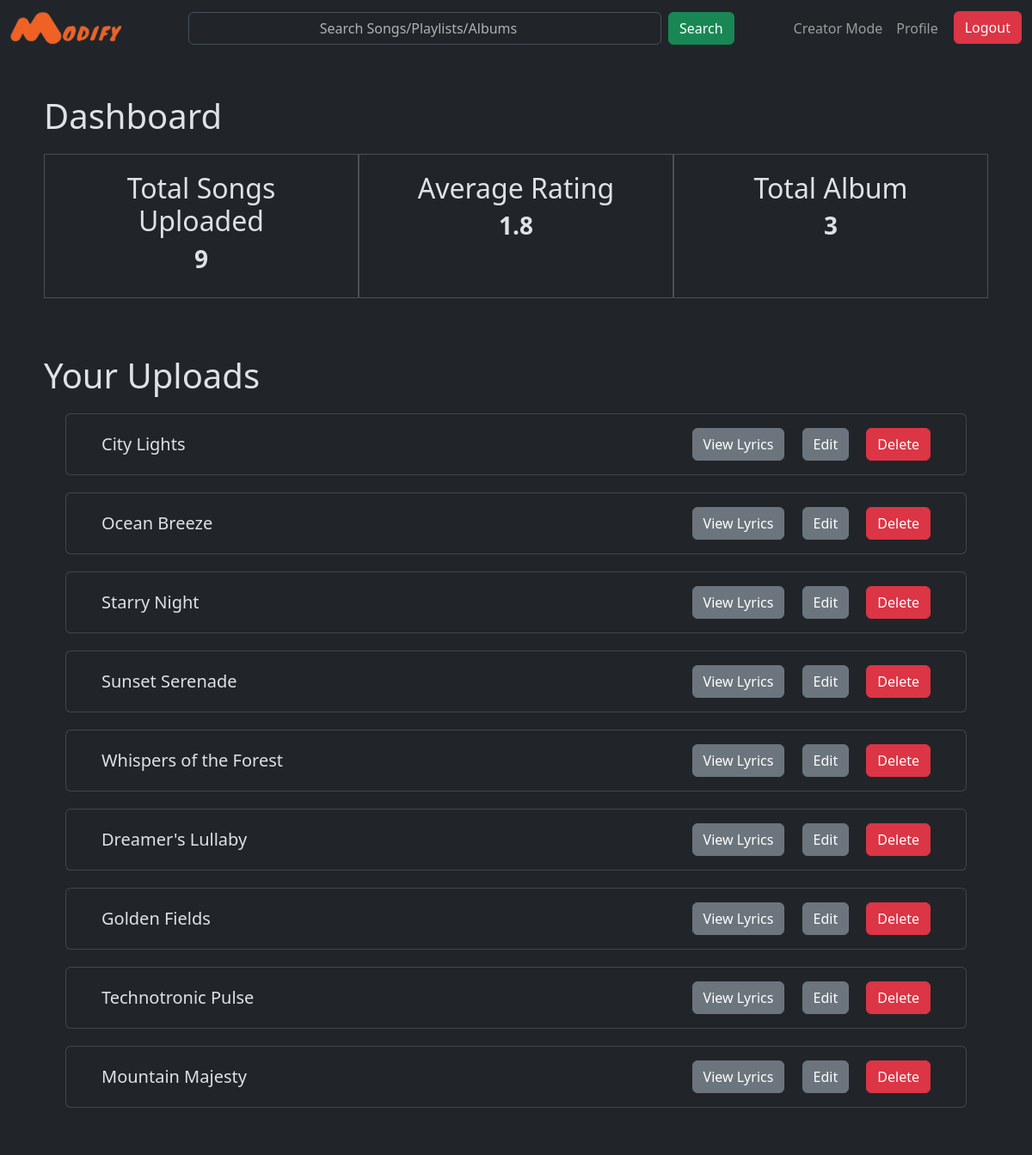
Screenshot of /creator-dashboard (signed in) with the database file from the repository.
### application/models.py (models this page shows)
class Song(db.Model):
    id = db.Column(db.Integer, primary_key=True, autoincrement=True)
    name = db.Column(db.String(120), nullable=False)
    artist = db.Column(db.String(120), nullable=False)
    duration = db.Column(db.Integer, nullable=False)
    lyrics = db.Column(db.String(120), nullable=True)
    album = db.Column(db.Integer, db.ForeignKey('album.id', name='fk_song_album'), nullable=True)
    release_date = db.Column(db.String(120), nullable=False)
    user_id = db.Column(db.Integer, db.ForeignKey('user.id', name='fk_song_user'), nullable=False)
    flagged = db.Column(db.Integer, nullable=False, default=0)
    image = db.Column(db.String(120), nullable=True)

### application/controllers.py (the view)
@app.route("/creator-dashboard", methods = ["GET"])
def creator_dashboard():
    if 'user_id' in session and session['type'] == 'creator':
        albums = Album.query.filter_by(user_id=session['user_id']).all()
        albums_count = len(albums)
        songs = Song.query.filter_by(user_id=session['user_id']).all()
        songs_count = len(songs)
        song_ids = [song.id for song in songs]
        songs_avg_ratings = []
        for id in song_ids:
            rating_sum = 0
            rating_song = RatingSong.query.filter_by(song_id=id).all()
            for rating in rating_song:
                rating_sum += rating.rating
            if len(rating_song) > 0:
                song_rating = round(rating_sum / len(rating_song), 1)
            else:
                song_rating = 0
            songs_avg_ratings.append(song_rating)
        avg_rating = 0
        if len(songs_avg_ratings) > 0:
            avg_rating = round(sum(songs_avg_ratings) / len(songs_avg_ratings), 1)
        else:
            avg_rating = 0
        return render_template("creator_dashboard.html", albums_count=albums_count, songs_count=songs_count, rating=avg_rating, songs=songs)
    else:
        return redirect(url_for('user_login'))

### templates/creator_dashboard.html (shortened to what this page needs)
{% extends "base.html" %}
{% block navbar %}
<div class="collapse navbar-collapse" id="navbarSupportedContent">
    <form class="d-flex mx-auto" action="/search-results" method="GET">
        <input class="form-control me-2 text-center" type="search" name="query" placeholder="Search Songs/Playlists/Albums" aria-label="Search" style="width: 550px;">
        <button class="btn btn-success" type="submit">Search</button>
    </form>
    <ul class="navbar-nav ms-auto mb-2 mb-lg-0">
        <li class="nav-item">
            <a class="nav-link {% if request.path == '/creator-home' %} active {% endif %}" href="/creator-account">Creator Mode</a>
        </li>
        <li class="nav-item">
            <a class="nav-link {% if request.path == '/profile' %} active {% endif %}" href="/profile">Profile</a>
        </li>
        <li class="nav-item">
            <a href="/logout" style="color: white; text-decoration: none; margin-left: 10px;"><button class="btn btn-danger btn-block">Logout</button></a>
        </li>
    </ul>
</div>
{% endblock navbar %}
{% block content %}
<div class="container-sm border border-dark" style="padding:20px; border-radius: 10px;">
    <h1>Dashboard</h1>
    <div style="display: flex; justify-content: space-between; margin-top: 20px;">
        <div class="container-sm border" style="padding:20px">
            <h2 class="text-center">Total Songs Uploaded</h2>
            <h3 class="text-center"><strong>{{ songs_count }}</strong></h3>
        </div>
        <div class="container-sm border" style="padding:20px">
            <h2 class="text-center">Average Rating</h2>
            <h3 class="text-center"><strong>{{ rating }}</strong></h3>
        </div>
        <div class="container-sm border" style="padding:20px">
            <h2 class="text-center">Total Album</h2>
            <h3 class="text-center"><strong>{{ albums_count }}</strong></h3>
        </div>
    </div>
</div>
<br>
<div class="container-sm border border-dark" style="margin-bottom:10px; padding:20px; border-radius: 10px;" >
    <h1>Your Uploads</h1>
    {% for song in songs %}
        <div class="card" style="margin-left: 25px; margin-right: 25px; margin-top: 20px;">
            <div class="card-body d-flex justify-content-between align-items-center" style="margin-left: 25px; margin-right: 25px;">
                <h5 class="card-title" style="margin: 0;">{{ song.name }}</h5>
                <div>
                    <a href="/song-details/{{ song.id }}" class="btn btn-secondary ms-3">View Lyrics</a>
                    <a href="/song-edit/{{ song.id }}" class="btn btn-secondary ms-3">Edit</a>
                    <button class="btn btn-danger ms-3" data-bs-toggle="modal" data-bs-target="#DeleteModal{{ song.id }}">Delete</button>
                </div>
            </div>
        </div>
    {% endfor %}
    <br>
</div>
{% endblock content %}

### rows the page displays
Song: name "City Lights"
Song: name "Ocean Breeze"
Song: name "Starry Night"
Song: name "Sunset Serenade"
Song: name "Whispers of the Forest"
Song: name "Dreamer's Lullaby"
Song: name "Golden Fields"
Song: name "Technotronic Pulse"
Song: name "Mountain Majesty"

### other values shown
{{ songs_count }} "9"
{{ rating }} "1.8"
{{ albums_count }} "3"
